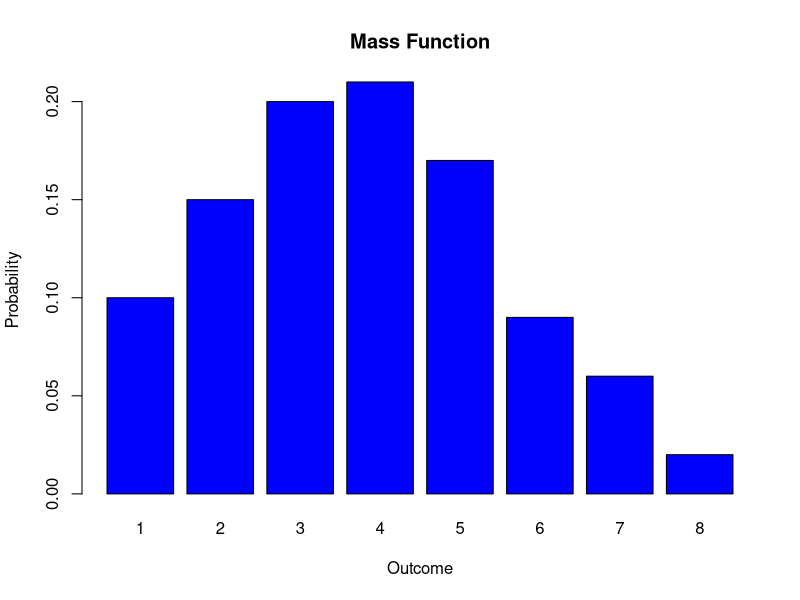

This figure's R source: (Note: this script raises an error after producing the figure.)
#Draw the mass function and the cumulative distribution of the
#following outcome probabilities:

#  Outcome  |    P
#  ----------------
#    1      |    0.1
#    2      |    0.15
#    3      |    0.2
#    4      |    0.21
#    5      |    0.17
#    6      |    0.09
#    7      |    0.06
#    8      |    0.02

Outcome <- 1:8
P <- c(0.1, 0.15, 0.2, 0.21, 0.17, 0.09, 0.06, 0.02)

# Solution

# Drawing the mass function 
barplot(P, names.arg = Outcome, 
        xlab = "Outcome", 
        ylab = "Probability", 
        main = "Mass Function",
        col = "blue")

# Drawing the cumulative distribution

# Calculate the cumulative distribution 
cum_p <- cumsum(p)

# Draw the graph
plot(Outcome, cum_p, type = "s", 
     xlab = "Outcome", 
     ylab = "Cumulative Probability", 
     main = "Cumulative Distribution Function",
     col = "blue", lwd = 2)
points(Outcome, cum_p, pch = 19, col = "red")